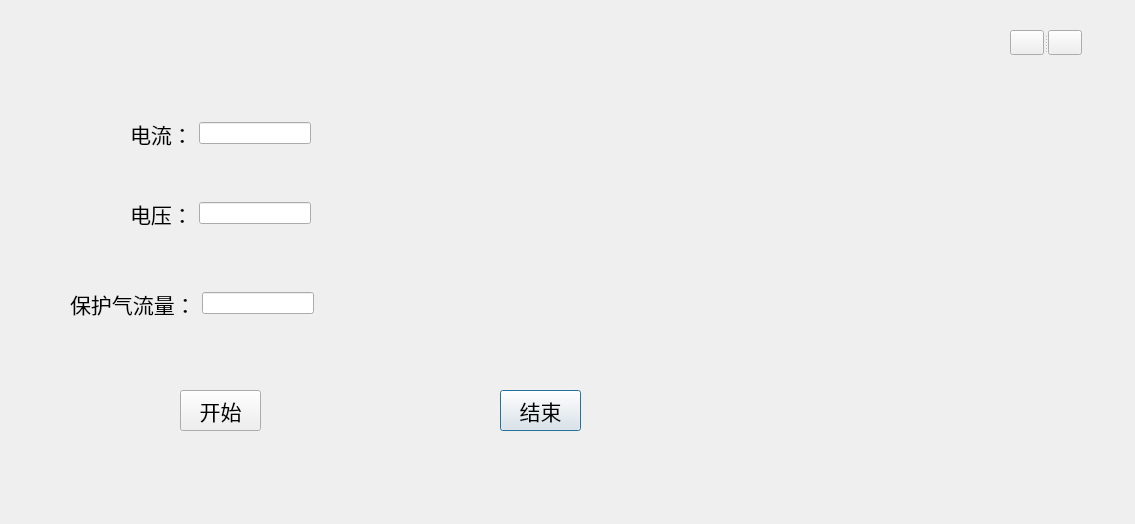
<?xml version="1.0" encoding="UTF-8"?>
<ui version="4.0">
 <class>Dialog</class>
 <widget class="QDialog" name="Dialog">
  <property name="geometry">
   <rect>
    <x>0</x>
    <y>0</y>
    <width>1135</width>
    <height>524</height>
   </rect>
  </property>
  <property name="windowTitle">
   <string>Dialog</string>
  </property>
  <widget class="QPushButton" name="stopButton">
   <property name="geometry">
    <rect>
     <x>500</x>
     <y>390</y>
     <width>81</width>
     <height>41</height>
    </rect>
   </property>
   <property name="font">
    <font>
     <family>Adobe Arabic</family>
     <pointsize>16</pointsize>
    </font>
   </property>
   <property name="text">
    <string>结束</string>
   </property>
  </widget>
  <widget class="QPushButton" name="startButton">
   <property name="geometry">
    <rect>
     <x>180</x>
     <y>390</y>
     <width>81</width>
     <height>41</height>
    </rect>
   </property>
   <property name="font">
    <font>
     <family>Adobe Arabic</family>
     <pointsize>16</pointsize>
    </font>
   </property>
   <property name="text">
    <string>开始</string>
   </property>
  </widget>
  <widget class="QWidget" name="layoutWidget">
   <property name="geometry">
    <rect>
     <x>130</x>
     <y>200</y>
     <width>181</width>
     <height>27</height>
    </rect>
   </property>
   <layout class="QHBoxLayout" name="horizontalLayout_2">
    <item>
     <widget class="QLabel" name="Vlabel">
      <property name="font">
       <font>
        <family>Adobe Arabic</family>
        <pointsize>16</pointsize>
       </font>
      </property>
      <property name="text">
       <string>电压：</string>
      </property>
     </widget>
    </item>
    <item>
     <widget class="QLineEdit" name="VlineEdit"/>
    </item>
   </layout>
  </widget>
  <widget class="QWidget" name="layoutWidget_2">
   <property name="geometry">
    <rect>
     <x>130</x>
     <y>120</y>
     <width>181</width>
     <height>27</height>
    </rect>
   </property>
   <layout class="QHBoxLayout" name="horizontalLayout">
    <item>
     <widget class="QLabel" name="Alabel">
      <property name="font">
       <font>
        <family>Adobe Arabic</family>
        <pointsize>16</pointsize>
       </font>
      </property>
      <property name="text">
       <string>电流：</string>
      </property>
     </widget>
    </item>
    <item>
     <widget class="QLineEdit" name="AlineEdit"/>
    </item>
   </layout>
  </widget>
  <widget class="QWidget" name="layoutWidget_3">
   <property name="geometry">
    <rect>
     <x>70</x>
     <y>290</y>
     <width>244</width>
     <height>27</height>
    </rect>
   </property>
   <layout class="QHBoxLayout" name="horizontalLayout_3">
    <item>
     <widget class="QLabel" name="Llabel">
      <property name="font">
       <font>
        <family>Adobe Arabic</family>
        <pointsize>16</pointsize>
       </font>
      </property>
      <property name="text">
       <string>保护气流量：</string>
      </property>
     </widget>
    </item>
    <item>
     <widget class="QLineEdit" name="LlineEdit"/>
    </item>
   </layout>
  </widget>
  <widget class="MatplotlibWidget" name="plotElectricity" native="true">
   <property name="geometry">
    <rect>
     <x>650</x>
     <y>100</y>
     <width>331</width>
     <height>161</height>
    </rect>
   </property>
  </widget>
  <widget class="QSplitter" name="splitter">
   <property name="geometry">
    <rect>
     <x>1010</x>
     <y>30</y>
     <width>72</width>
     <height>25</height>
    </rect>
   </property>
   <property name="orientation">
    <enum>Qt::Horizontal</enum>
   </property>
   <widget class="QPushButton" name="miniumButton">
    <property name="text">
     <string/>
    </property>
   </widget>
   <widget class="QPushButton" name="closeButton">
    <property name="text">
     <string/>
    </property>
   </widget>
  </widget>
  <widget class="VMatplotlibWidget" name="plotV" native="true">
   <property name="geometry">
    <rect>
     <x>650</x>
     <y>280</y>
     <width>331</width>
     <height>151</height>
    </rect>
   </property>
  </widget>
 </widget>
 <customwidgets>
  <customwidget>
   <class>MatplotlibWidget</class>
   <extends>QWidget</extends>
   <header>MatplotlibWidget</header>
   <container>1</container>
  </customwidget>
  <customwidget>
   <class>VMatplotlibWidget</class>
   <extends>QWidget</extends>
   <header>VMatplotlibWidget</header>
   <container>1</container>
  </customwidget>
 </customwidgets>
 <resources/>
 <connections>
  <connection>
   <sender>miniumButton</sender>
   <signal>clicked()</signal>
   <receiver>Dialog</receiver>
   <slot>lower()</slot>
   <hints>
    <hint type="sourcelabel">
     <x>685</x>
     <y>50</y>
    </hint>
    <hint type="destinationlabel">
     <x>547</x>
     <y>198</y>
    </hint>
   </hints>
  </connection>
  <connection>
   <sender>closeButton</sender>
   <signal>clicked()</signal>
   <receiver>Dialog</receiver>
   <slot>close()</slot>
   <hints>
    <hint type="sourcelabel">
     <x>731</x>
     <y>50</y>
    </hint>
    <hint type="destinationlabel">
     <x>543</x>
     <y>260</y>
    </hint>
   </hints>
  </connection>
 </connections>
</ui>
